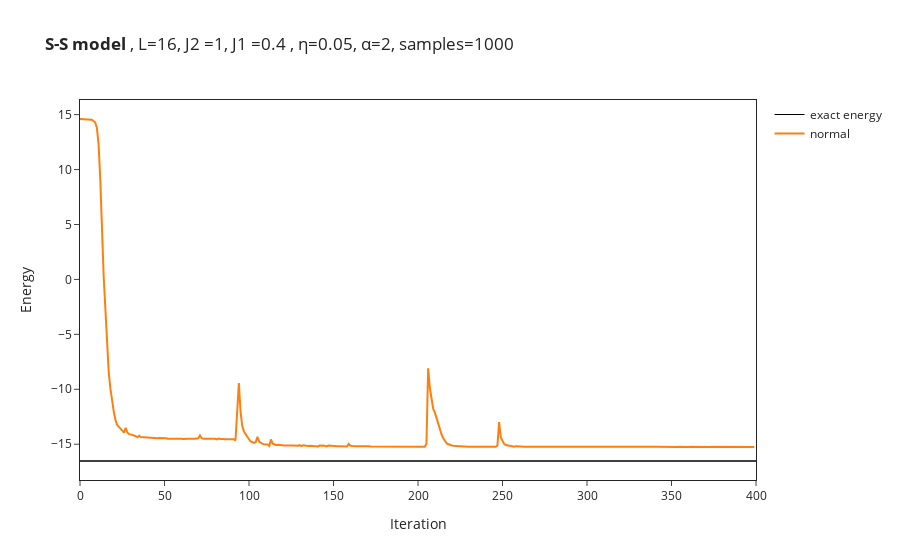

Source (notebook cell):
### Code cell
# import the data from log file
OUT_NAME_suffixless=OUT_NAME
data = []
names = ["normal","MSR"]
for i in range(no_of_runs):
    data.append(json.load(open(OUT_NAME_suffixless+str(i)+".log")))
if type(data[0]["Energy"]["Mean"]) == dict: #DTYPE in (np.complex128, np.complex64):#, np.float64):# and False:
    energy_convergence = [data[i]["Energy"]["Mean"]["real"] for i in range(no_of_runs)]
    # symmetry = [data[i]["symmetry"]["Mean"]["real"] for i in range(no_of_runs-run_only_2)]
else:
    energy_convergence = [data[i]["Energy"]["Mean"] for i in range(no_of_runs)]
    # symmetry = [data[i]["symmetry"]["Mean"] for i in range(no_of_runs-run_only_2)]
for i in range(no_of_runs):
    figure.add_trace(go.Scatter(
        x=data[i]["Energy"]["iters"], y=energy_convergence[i],
        name=names[i]
    ))
    # figure.add_trace(go.Scatter(
    #     x=data[i]["Energy"]["iters"], y=symmetry[i],
    #     name=names[i]+"_swap"
    # ))

figure.update_layout(xaxis_title="Iteration",yaxis_title="Energy")
figure.show()

### Figure 1 — Plotly figure (JSON) as saved in the notebook; plotly's stock layout.template omitted (floating-point values rounded to 4 significant figures; data arrays with more than 128 entries replaced by an {"elided": "..."} marker saying what was removed)
{"data": [{"line": {"color": "#000000", "width": 1}, "mode": "lines", "name": "exact energy", "type": "scatter", "x": [0, 400], "y": [-16.53, -16.53]}, {"name": "normal", "type": "scatter", "x": {"elided": "400 int values"}, "y": {"elided": "400 float values"}}], "layout": {"shapes": [{"line": {"width": 1}, "opacity": 1, "type": "line", "x0": 0, "x1": 1, "xref": "x domain", "y0": -16.53, "y1": -16.53, "yref": "y"}], "title": {"text": "<b>S-S model </b>, L=16, J2 =1, J1 =0.4 , η=0.05, α=2, samples=1000"}, "xaxis": {"mirror": true, "showline": true, "title": {"text": "Iteration"}}, "yaxis": {"mirror": true, "showline": true, "title": {"text": "Energy"}}}}
